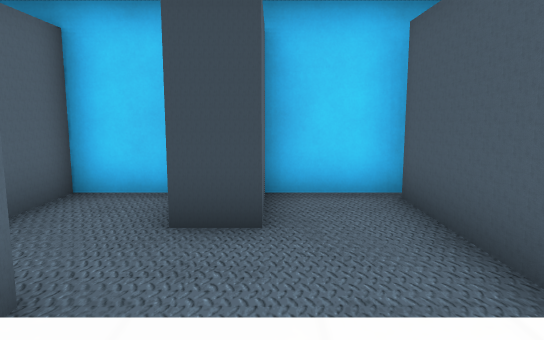
View 1 (above)

18 first-person views from a walk through a 3-D level made in the Godot game engine. The camera is 1.2 m above the floor, tilts 8° down and sees 70° across. The floor is counted in squares, 1 m on a side. Each view is taken from the middle of a square. On the plan, view 1 faces up. The plan holds only what a view shows up to about 15 squares ahead; the rest is blank. The place goes on beyond the plan. Some surface patterns are stand-ins.

View 2
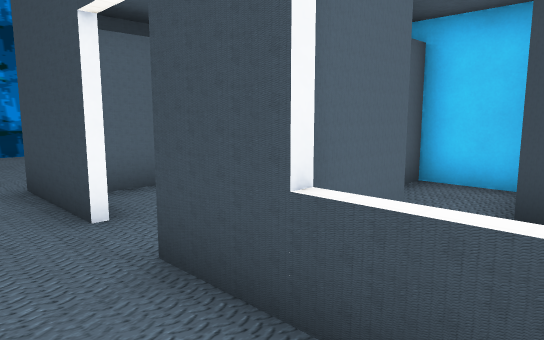

View 3
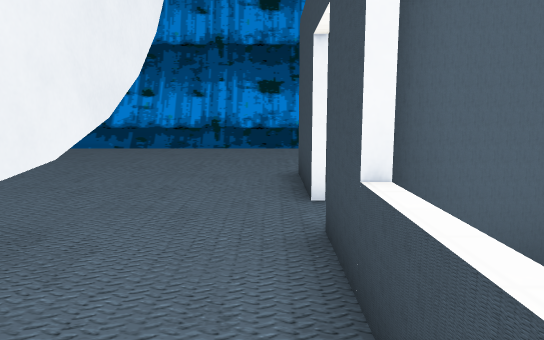

View 4
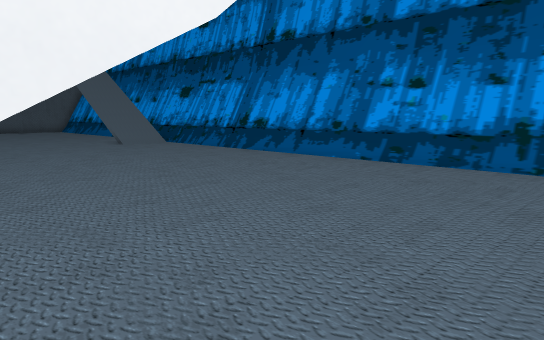

View 5
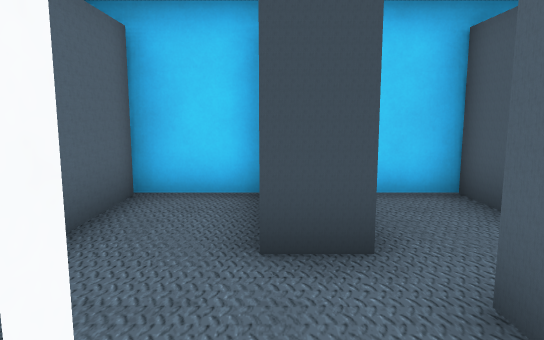

View 6
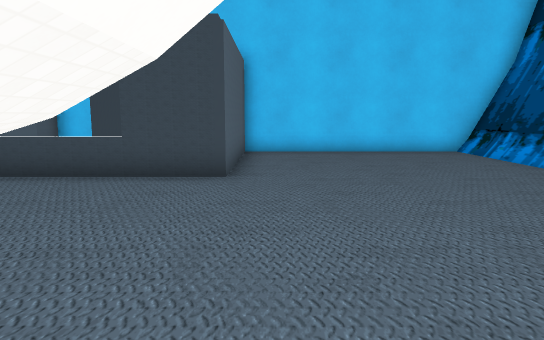

View 7
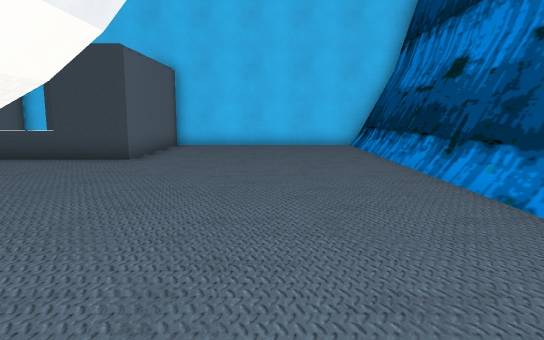

View 8
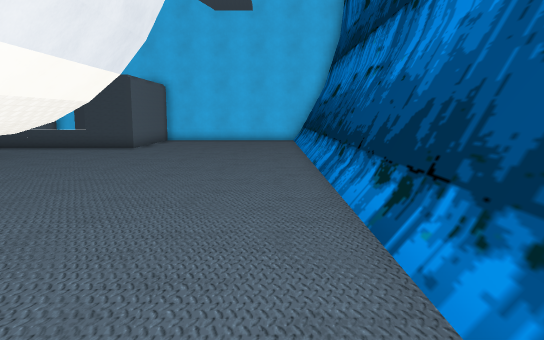

View 9
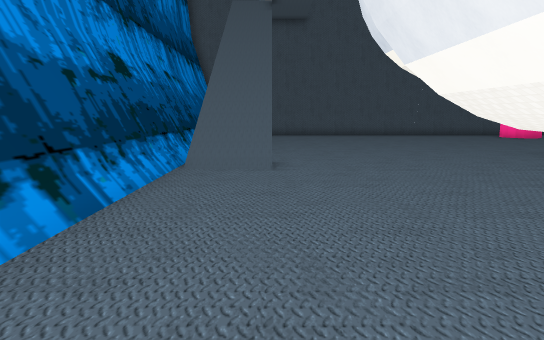

View 10
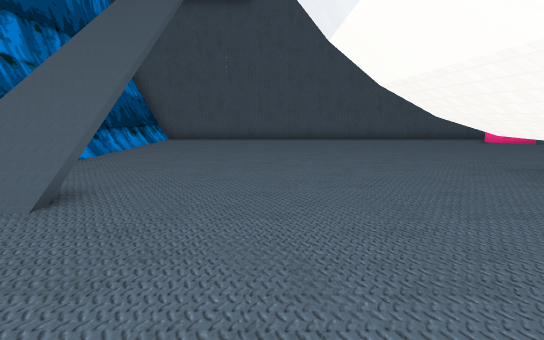

View 11
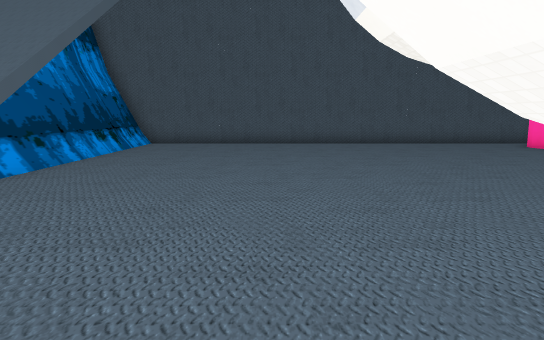

View 12
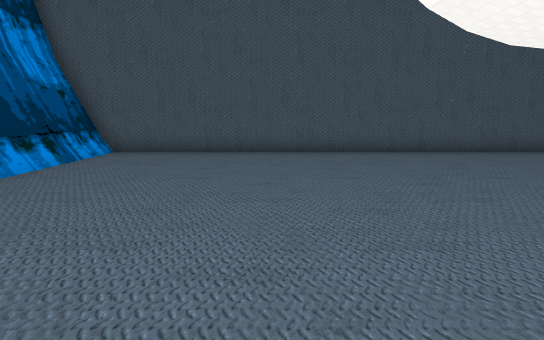

View 13
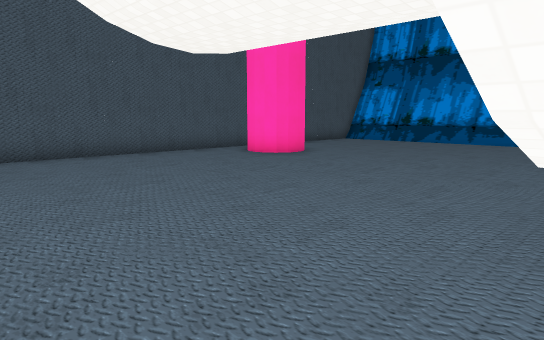

View 14
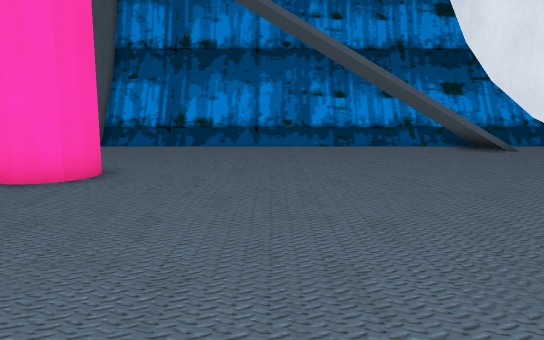

View 15
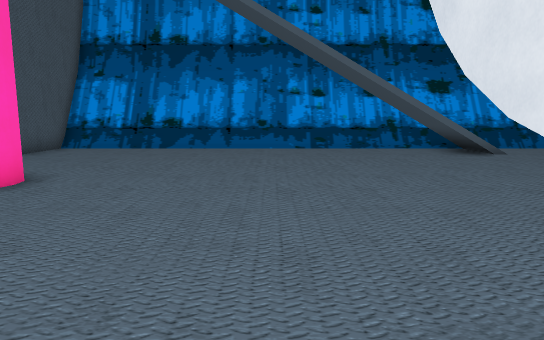

View 16
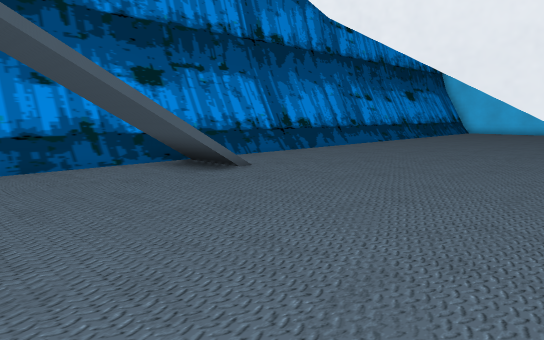

View 17
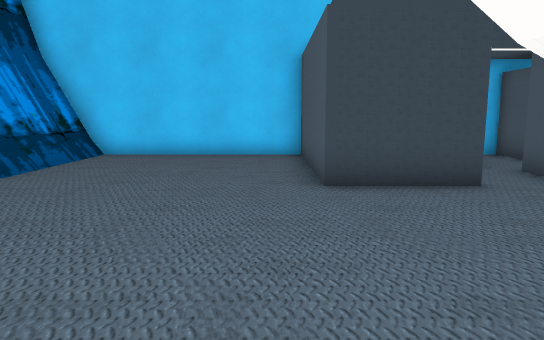

View 18
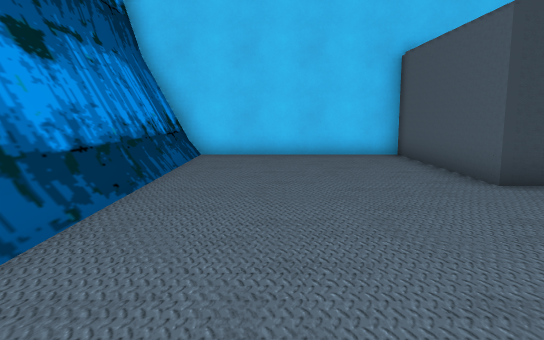

### Floor plan
Key: @ floor where view 1 was taken; # wall or solid block; . floor; / step, stairs or slope; = window, fence, low wall or low ledge; v drop or lower ground; S shelf.
Columns run from 15 left of view 1 to 12 right of it. Each row starts with its distance up from view 1.
  6  ##########################
  5  #......##.SS.SS.##.......#
  4  #......##.SS.SS.##.......#
  3  #......##.......##.......#
  2  #......##...S...##.......#
  1  #......###.SS==###.......#
  0  #.............@..........#
 -1  #........................#
 -2  #........########........#
 -3  #........     ###........#
 -4  #........      ##........#
 -5  #........      ##........#
 -6  #........        ........#
 -7  #........        ........#
 -8  #........        ........#
 -9  #........         .......#
-10  #........          ......#
-11  #........          ......#
-12  #........         .......#
-13  #........        ........#
-14  #........        ........#
-15  #........        ........#
-16  #///.....      # .....///#
-17 ##v//.....      # .....///##
-18 #=v /.....     ## .....//v=#
-19 ##///.....##   ## .....// ##
-20  #........................#
-21  #........................#
-22  #........................#
-23  #........................#
-24  #........................#
-25  #........................#
-26  #........................#
-27  #........................#
-28  #.......##...............#
-29  #......  #...............#
-30  #....    ................#
-31  ####    ##################

Where each view was taken, in squares from view 1:
view 1: 0 up, 0 right, facing up
view 2: 1 down, 0 right, facing up-left
view 3: 0 up, 1 right, facing left
view 4: 0 up, 4 left, facing down-left
view 5: 0 up, 4 left, facing up
view 6: 7 down, 4 right, facing up
view 7: 10 down, 7 right, facing up
view 8: 16 down, 9 right, facing up
view 9: 7 down, 8 right, facing down
view 10: 11 down, 5 right, facing down
view 11: 14 down, 5 right, facing down
view 12: 18 down, 5 right, facing down
view 13: 19 down, 4 right, facing down-left
view 14: 24 down, 2 right, facing left
view 15: 23 down, 1 right, facing left
view 16: 22 down, 4 left, facing up-left
view 17: 6 down, 8 left, facing up
view 18: 6 down, 11 left, facing up
